Frame 1 (no input): blank canvas, image omitted
Frame 60 (the mouse pressed at the canvas centre just before this capture): blank canvas, image omitted
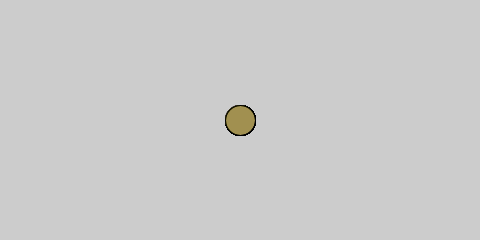
Frame 120 (the mouse held since frame 60 and released just before this capture)

The Processing sketch whose frames 1 and 60 were blank and that drew this single picture after the mouse press (run headless with seeded random() and noise(); from frame 60 on, the mouse is pressed at the canvas centre):

// Processing sketch: processing_90355
// ── processing_90355.pde

void setup(){
  size(480,240);
  smooth();
}

void draw(){
  //background(255);
  if (mousePressed) //change the color when clicked
    ellipse(mouseX,mouseY,30,30);
    fill(random(0,255),random(0,255),random(0,255),120);
}
